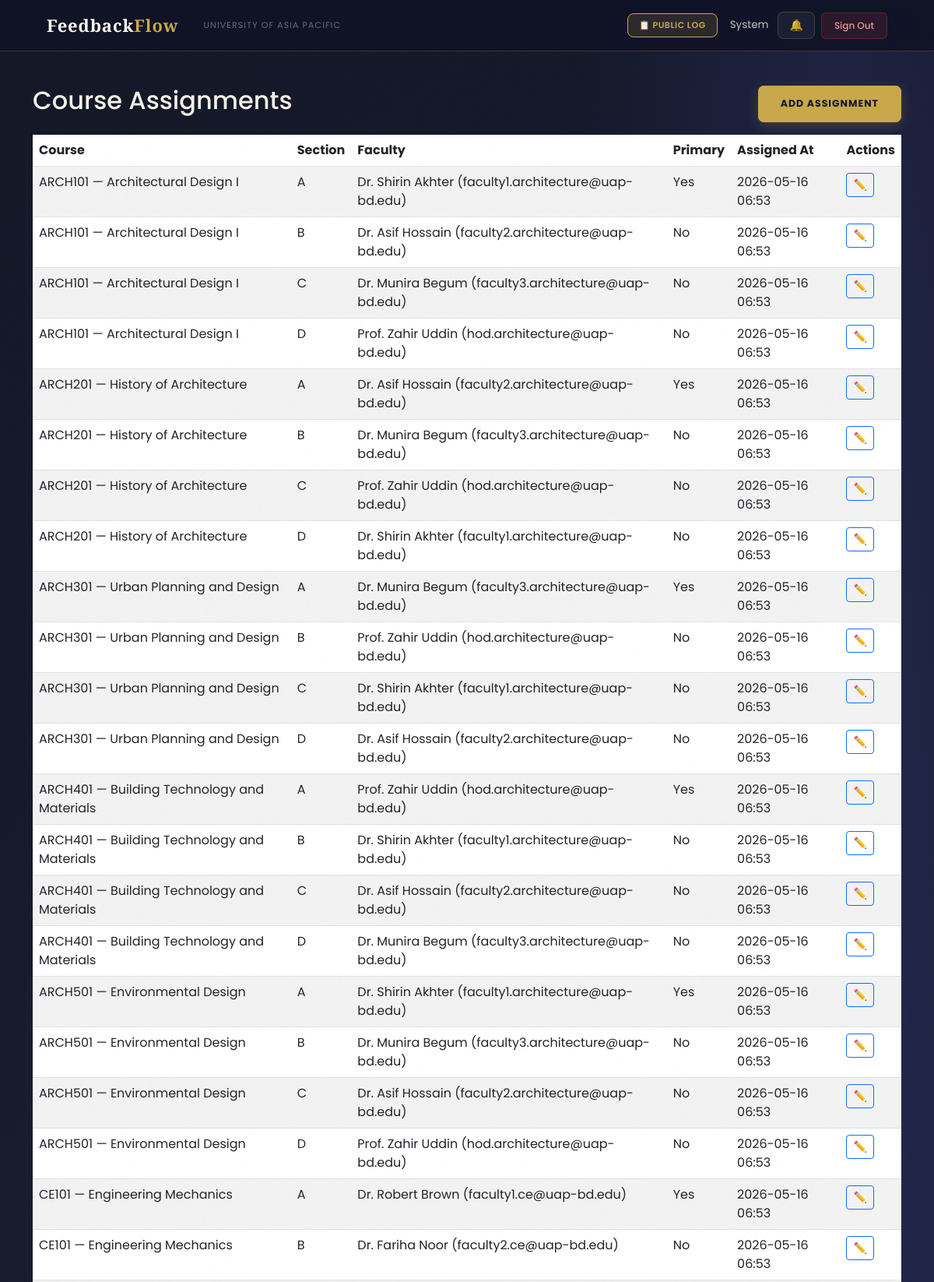
Screenshot of /feedback/admin/assignments/ (signed in, upper part) with the database file from the repository.
### users/models.py (models this page shows, shortened)
class User(AbstractBaseUser, PermissionsMixin):
    ROLE_CHOICES = (
        ('Student',   'Student'),
        ('Faculty',   'Faculty'),
        ('HOD',       'Head of Department'),
        ('Staff',     'Staff'),
        ('DAO',       'Dean of Administration Office'),
        ('Admin',     'Administrator'),
        ('Committee', 'Committee Member'),
    )
    DEPARTMENT_CHOICES = (
        ('DBA',          'Department of Business Administration'),
        ('CSE',          'Department of Computer Science and Engineering'),
        ('CE',           'Department of Civil Engineering'),
        ('EEE',          'Department of Electrical and Electronic Engineering'),
        ('Pharmacy',     'Department of Pharmacy'),
        ('Law',          'Department of Law and Human Rights'),
        ('English',      'Department of English'),
        ('Architecture', 'Department of Architecture'),
    )
    COMMITTEE_TYPE_CHOICES = (
        ('Harassment Committee', 'Harassment Committee'),
        ('Proctorial Committee', 'Proctorial Committee'),
    )
    email          = models.EmailField(unique=True, max_length=255)
    full_name      = models.CharField(max_length=150)
    role           = models.CharField(max_length=20, choices=ROLE_CHOICES)
    department     = models.CharField(max_length=100, choices=DEPARTMENT_CHOICES, null=True, blank=True)
    student_id     = models.CharField(max_length=50, unique=True, null=True, blank=True)
    committee_type = models.CharField(max_length=50, choices=COMMITTEE_TYPE_CHOICES, null=True, blank=True)
    is_active      = models.BooleanField(default=True)
    is_staff       = models.BooleanField(default=False)
    created_at     = models.DateTimeField(auto_now_add=True)
    updated_at     = models.DateTimeField(auto_now=True)
    USERNAME_FIELD  = 'email'
    REQUIRED_FIELDS = ['full_name']
    objects = UserManager()
    class Meta:
        verbose_name        = 'User'
        verbose_name_plural = 'Users'
        ordering            = ['-created_at']
    def get_short_name(self):
        return self.full_name.split()[0] if self.full_name else self.email

### feedback/models.py (models this page shows, shortened)
class CourseAssignment(models.Model):
    course = models.ForeignKey(
        Course,
        on_delete=models.CASCADE,
        related_name='assignments'
    )
    faculty = models.ForeignKey(
        settings.AUTH_USER_MODEL,
        on_delete=models.CASCADE,
        related_name='course_assignments',
        limit_choices_to={'role__in': ['Faculty', 'HOD']}
    )
    SECTION_CHOICES = (
        ('A', 'Section A'),
        ('B', 'Section B'),
        ('C', 'Section C'),
        ('D', 'Section D'),
    )
    SECTION_CHOICES = (
        ('A', 'Section A'),
        ('B', 'Section B'),
        ('C', 'Section C'),
        ('D', 'Section D'),
    )
    class_section = models.CharField(max_length=1, choices=SECTION_CHOICES, null=True, blank=True, help_text='Assign faculty for a specific section')
    is_primary = models.BooleanField(default=False)
    assigned_at = models.DateTimeField(auto_now_add=True)
    class Meta:
        unique_together = ['course', 'class_section']
        ordering = ['-is_primary', 'faculty__full_name']
        verbose_name = 'Course Assignment'
        verbose_name_plural = 'Course Assignments'

class Course(models.Model):
    course_code = models.CharField(max_length=20, unique=True)
    course_name = models.CharField(max_length=200)
    department = models.CharField(max_length=100)
    semester = models.CharField(max_length=50)
    is_active = models.BooleanField(default=True)
    created_at = models.DateTimeField(auto_now_add=True)
    class Meta:
        ordering = ['course_code']
        verbose_name = 'Course'
        verbose_name_plural = 'Courses'

### feedback/views.py (the view)
# urls.py: path('admin/assignments/', views.assignment_list, name='admin_assignments'),
@login_required
@user_passes_test(admin_required)
def assignment_list(request):
    assignments = CourseAssignment.objects.select_related('course', 'faculty').order_by('course__course_code', 'class_section')
    course_id = request.GET.get('course_id')
    if course_id:
        assignments = assignments.filter(course_id=course_id)
    context = {
        'assignments': assignments,
        'page_title': 'Course Assignments (Admin)'
    }
    return render(request, 'feedback/admin_assignments_list.html', context)

### feedback/views.py (called while the page is built)
def admin_required(user):
    return user.is_authenticated and user.role == 'Admin'

### users/context_processors.py (called while the page is built)
def notifications_count(request):
    if request.user.is_authenticated:
        from users.models import Notification, Announcement
        count = Notification.objects.filter(
            recipient=request.user,
            is_read=False
        ).count()
        active_announcements = []
        for ann in Announcement.objects.filter(is_active=True).order_by('-created_at')[:10]:
            if ann.is_visible_to(request.user):
                active_announcements.append(ann)
            if len(active_announcements) >= 3:
                break
        return {
            'unread_notifications_count': count,
            'active_announcements': active_announcements,
        }
    return {'unread_notifications_count': 0, 'active_announcements': []}

### feedback/templates/feedback/admin_assignments_list.html
{% extends 'users/base.html' %}
{% load static %}
{% block content %}
<div class="container py-4">
  <div class="d-flex justify-content-between align-items-center mb-3">
    <h2>Course Assignments</h2>
    <a href="{% url 'admin_assignment_add' %}" class="btn btn-primary">Add Assignment</a>
  </div>
  <table class="table table-striped">
    <thead>
      <tr>
        <th>Course</th>
        <th>Section</th>
        <th>Faculty</th>
        <th>Primary</th>
        <th>Assigned At</th>
        <th>Actions</th>
      </tr>
    </thead>
    <tbody>
      {% for a in assignments %}
      <tr>
        <td>{{ a.course.course_code }} — {{ a.course.course_name }}</td>
        <td>{% if a.class_section %}{{ a.class_section }}{% else %}ALL{% endif %}</td>
        <td>{{ a.faculty.full_name }} ({{ a.faculty.email }})</td>
        <td>{% if a.is_primary %}Yes{% else %}No{% endif %}</td>
        <td>{{ a.assigned_at|date:"Y-m-d H:i" }}</td>
        <td>
            <a href="{% url 'admin_assignment_edit' a.id %}" class="btn btn-sm btn-outline-primary" title="Edit">✏️</a>
        </td>
      </tr>
      {% empty %}
      <tr><td colspan="5">No assignments yet.</td></tr>
      {% endfor %}
    </tbody>
  </table>
</div>
{% endblock %}

### users/templates/users/base.html (shortened to what this page needs)
<!DOCTYPE html>
<html lang="en">
<head>
    <link href="https://cdn.jsdelivr.net/npm/bootstrap@5.3.0/dist/css/bootstrap.min.css" rel="stylesheet">
</head>
<body>
    <nav class="navbar navbar-expand-lg">
        <div class="container-fluid d-flex align-items-center gap-3">
            <a class="navbar-brand" href="/">Feedback<em>Flow</em></a>
            <span class="navbar-text d-none d-md-inline">University of Asia Pacific</span>
            {% if user.is_authenticated %}
            <div class="ms-auto d-flex align-items-center gap-2">
                <a href="{% url 'public_log' %}" class="btn-bell"
                    style="font-size:11px; font-weight:600; text-transform:uppercase; letter-spacing:0.05em; background:rgba(201,168,76,.15); color:var(--gold) !important; border-color:var(--gold) !important;">
                    📋 Public Log
                </a>
                <span class="nav-user-info d-none d-md-inline ms-2">{{ user.get_short_name }}</span>
                <a href="{% url 'notifications' %}" class="btn-bell ms-1">
                    🔔
                </a>
                <a href="{% url 'logout' %}" class="btn-logout">Sign Out</a>
            </div>
            {% endif %}
        </div>
    </nav>
    <main>
        {% block content %}{% endblock %}
    </main>
</body>
</html>

### rows the page displays
User: get_short_name "System"
CourseAssignment: course.course_code "ARCH101", course.course_name "Architectural Design I", class_section "A", faculty.full_name "Dr. Shirin Akhter", faculty.email "faculty1.architecture@uap-bd.edu", is_primary "Yes", assigned_at "2026-05-16 06:53"
CourseAssignment: course.course_code "ARCH101", course.course_name "Architectural Design I", class_section "B", faculty.full_name "Dr. Asif Hossain", faculty.email "faculty2.architecture@uap-bd.edu", is_primary "No", assigned_at "2026-05-16 06:53"
CourseAssignment: course.course_code "ARCH101", course.course_name "Architectural Design I", class_section "C", faculty.full_name "Dr. Munira Begum", faculty.email "faculty3.architecture@uap-bd.edu", is_primary "No", assigned_at "2026-05-16 06:53"
CourseAssignment: course.course_code "ARCH101", course.course_name "Architectural Design I", class_section "D", faculty.full_name "Prof. Zahir Uddin", faculty.email "hod.architecture@uap-bd.edu", is_primary "No", assigned_at "2026-05-16 06:53"
CourseAssignment: course.course_code "ARCH201", course.course_name "History of Architecture", class_section "A", faculty.full_name "Dr. Asif Hossain", faculty.email "faculty2.architecture@uap-bd.edu", is_primary "Yes", assigned_at "2026-05-16 06:53"
CourseAssignment: course.course_code "ARCH201", course.course_name "History of Architecture", class_section "B", faculty.full_name "Dr. Munira Begum", faculty.email "faculty3.architecture@uap-bd.edu", is_primary "No", assigned_at "2026-05-16 06:53"
CourseAssignment: course.course_code "ARCH201", course.course_name "History of Architecture", class_section "C", faculty.full_name "Prof. Zahir Uddin", faculty.email "hod.architecture@uap-bd.edu", is_primary "No", assigned_at "2026-05-16 06:53"
CourseAssignment: course.course_code "ARCH201", course.course_name "History of Architecture", class_section "D", faculty.full_name "Dr. Shirin Akhter", faculty.email "faculty1.architecture@uap-bd.edu", is_primary "No", assigned_at "2026-05-16 06:53"
CourseAssignment: course.course_code "ARCH301", course.course_name "Urban Planning and Design", class_section "A", faculty.full_name "Dr. Munira Begum", faculty.email "faculty3.architecture@uap-bd.edu", is_primary "Yes", assigned_at "2026-05-16 06:53"
CourseAssignment: course.course_code "ARCH301", course.course_name "Urban Planning and Design", class_section "B", faculty.full_name "Prof. Zahir Uddin", faculty.email "hod.architecture@uap-bd.edu", is_primary "No", assigned_at "2026-05-16 06:53"
CourseAssignment: course.course_code "ARCH301", course.course_name "Urban Planning and Design", class_section "C", faculty.full_name "Dr. Shirin Akhter", faculty.email "faculty1.architecture@uap-bd.edu", is_primary "No", assigned_at "2026-05-16 06:53"
CourseAssignment: course.course_code "ARCH301", course.course_name "Urban Planning and Design", class_section "D", faculty.full_name "Dr. Asif Hossain", faculty.email "faculty2.architecture@uap-bd.edu", is_primary "No", assigned_at "2026-05-16 06:53"
CourseAssignment: course.course_code "ARCH401", course.course_name "Building Technology and Materials", class_section "A", faculty.full_name "Prof. Zahir Uddin", faculty.email "hod.architecture@uap-bd.edu", is_primary "Yes", assigned_at "2026-05-16 06:53"
CourseAssignment: course.course_code "ARCH401", course.course_name "Building Technology and Materials", class_section "B", faculty.full_name "Dr. Shirin Akhter", faculty.email "faculty1.architecture@uap-bd.edu", is_primary "No", assigned_at "2026-05-16 06:53"
CourseAssignment: course.course_code "ARCH401", course.course_name "Building Technology and Materials", class_section "C", faculty.full_name "Dr. Asif Hossain", faculty.email "faculty2.architecture@uap-bd.edu", is_primary "No", assigned_at "2026-05-16 06:53"
CourseAssignment: course.course_code "ARCH401", course.course_name "Building Technology and Materials", class_section "D", faculty.full_name "Dr. Munira Begum", faculty.email "faculty3.architecture@uap-bd.edu", is_primary "No", assigned_at "2026-05-16 06:53"
CourseAssignment: course.course_code "ARCH501", course.course_name "Environmental Design", class_section "A", faculty.full_name "Dr. Shirin Akhter", faculty.email "faculty1.architecture@uap-bd.edu", is_primary "Yes", assigned_at "2026-05-16 06:53"
CourseAssignment: course.course_code "ARCH501", course.course_name "Environmental Design", class_section "B", faculty.full_name "Dr. Munira Begum", faculty.email "faculty3.architecture@uap-bd.edu", is_primary "No", assigned_at "2026-05-16 06:53"
CourseAssignment: course.course_code "ARCH501", course.course_name "Environmental Design", class_section "C", faculty.full_name "Dr. Asif Hossain", faculty.email "faculty2.architecture@uap-bd.edu", is_primary "No", assigned_at "2026-05-16 06:53"
CourseAssignment: course.course_code "ARCH501", course.course_name "Environmental Design", class_section "D", faculty.full_name "Prof. Zahir Uddin", faculty.email "hod.architecture@uap-bd.edu", is_primary "No", assigned_at "2026-05-16 06:53"
CourseAssignment: course.course_code "CE101", course.course_name "Engineering Mechanics", class_section "A", faculty.full_name "Dr. Robert Brown", faculty.email "faculty1.ce@uap-bd.edu", is_primary "Yes", assigned_at "2026-05-16 06:53"
CourseAssignment: course.course_code "CE101", course.course_name "Engineering Mechanics", class_section "B", faculty.full_name "Dr. Fariha Noor", faculty.email "faculty2.ce@uap-bd.edu", is_primary "No", assigned_at "2026-05-16 06:53"
